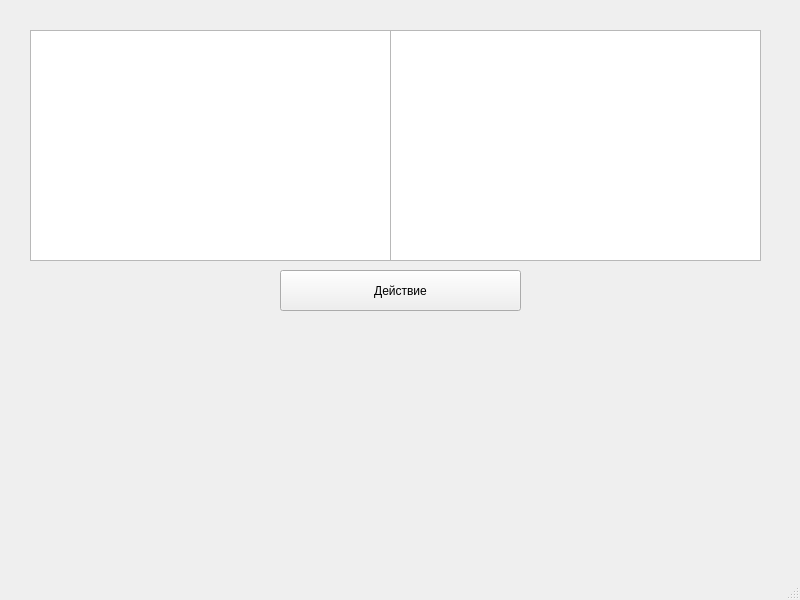
<?xml version="1.0" encoding="UTF-8"?>
<ui version="4.0">
 <class>MainWindow</class>
 <widget class="QMainWindow" name="MainWindow">
  <property name="geometry">
   <rect>
    <x>0</x>
    <y>0</y>
    <width>800</width>
    <height>600</height>
   </rect>
  </property>
  <property name="windowTitle">
   <string>MainWindow</string>
  </property>
  <widget class="QWidget" name="centralwidget">
   <widget class="QTextEdit" name="FirstTextEdit">
    <property name="geometry">
     <rect>
      <x>30</x>
      <y>30</y>
      <width>361</width>
      <height>231</height>
     </rect>
    </property>
   </widget>
   <widget class="QPushButton" name="EventButton">
    <property name="geometry">
     <rect>
      <x>280</x>
      <y>270</y>
      <width>241</width>
      <height>41</height>
     </rect>
    </property>
    <property name="text">
     <string>Действие</string>
    </property>
   </widget>
   <widget class="QTextEdit" name="SecondTextEdit">
    <property name="geometry">
     <rect>
      <x>390</x>
      <y>30</y>
      <width>371</width>
      <height>231</height>
     </rect>
    </property>
   </widget>
  </widget>
  <widget class="QMenuBar" name="menubar">
   <property name="geometry">
    <rect>
     <x>0</x>
     <y>0</y>
     <width>800</width>
     <height>22</height>
    </rect>
   </property>
  </widget>
  <widget class="QStatusBar" name="statusbar"/>
 </widget>
 <resources/>
 <connections/>
</ui>
